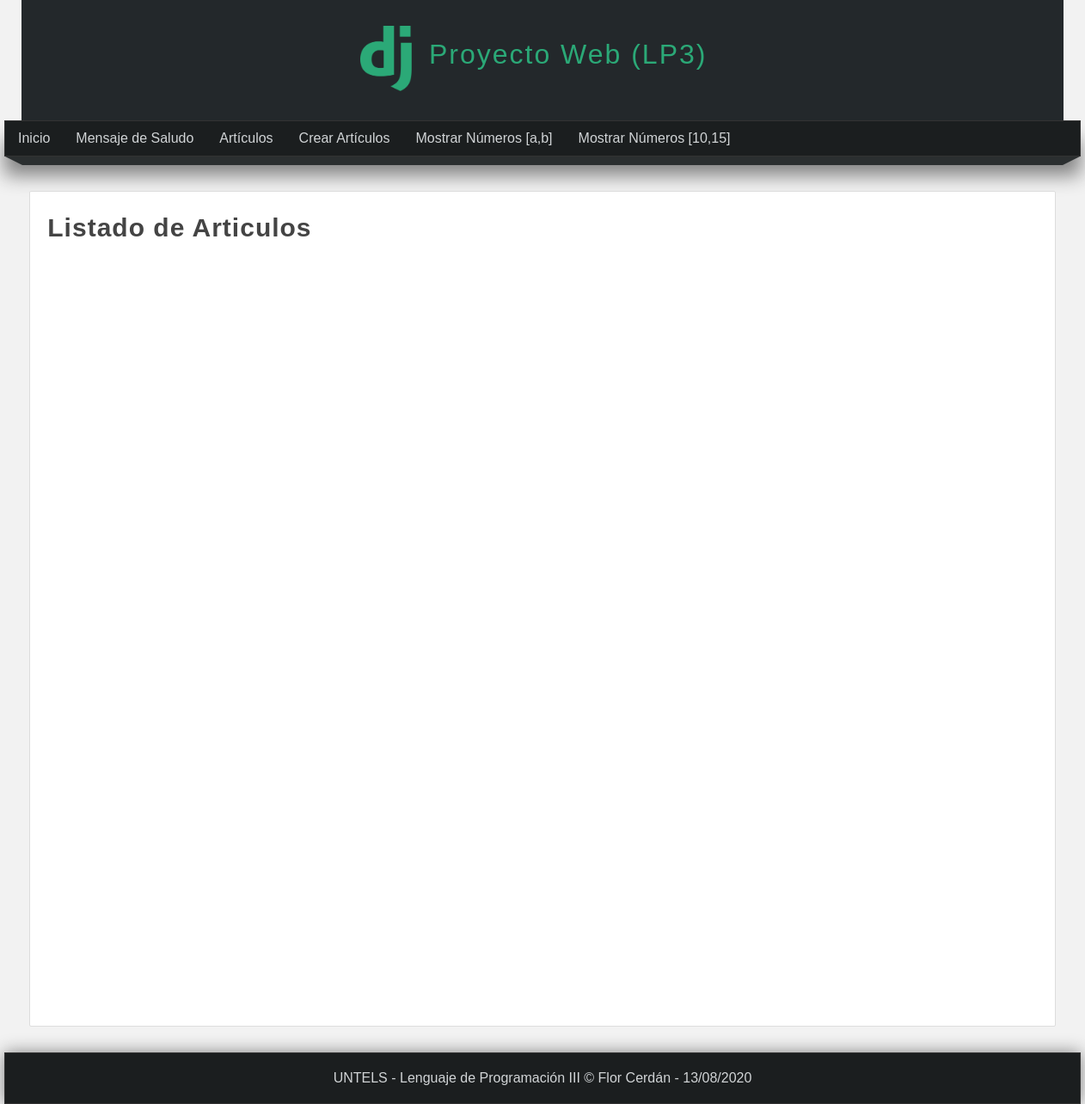
Before: /listar-articulos/ with the older database file.
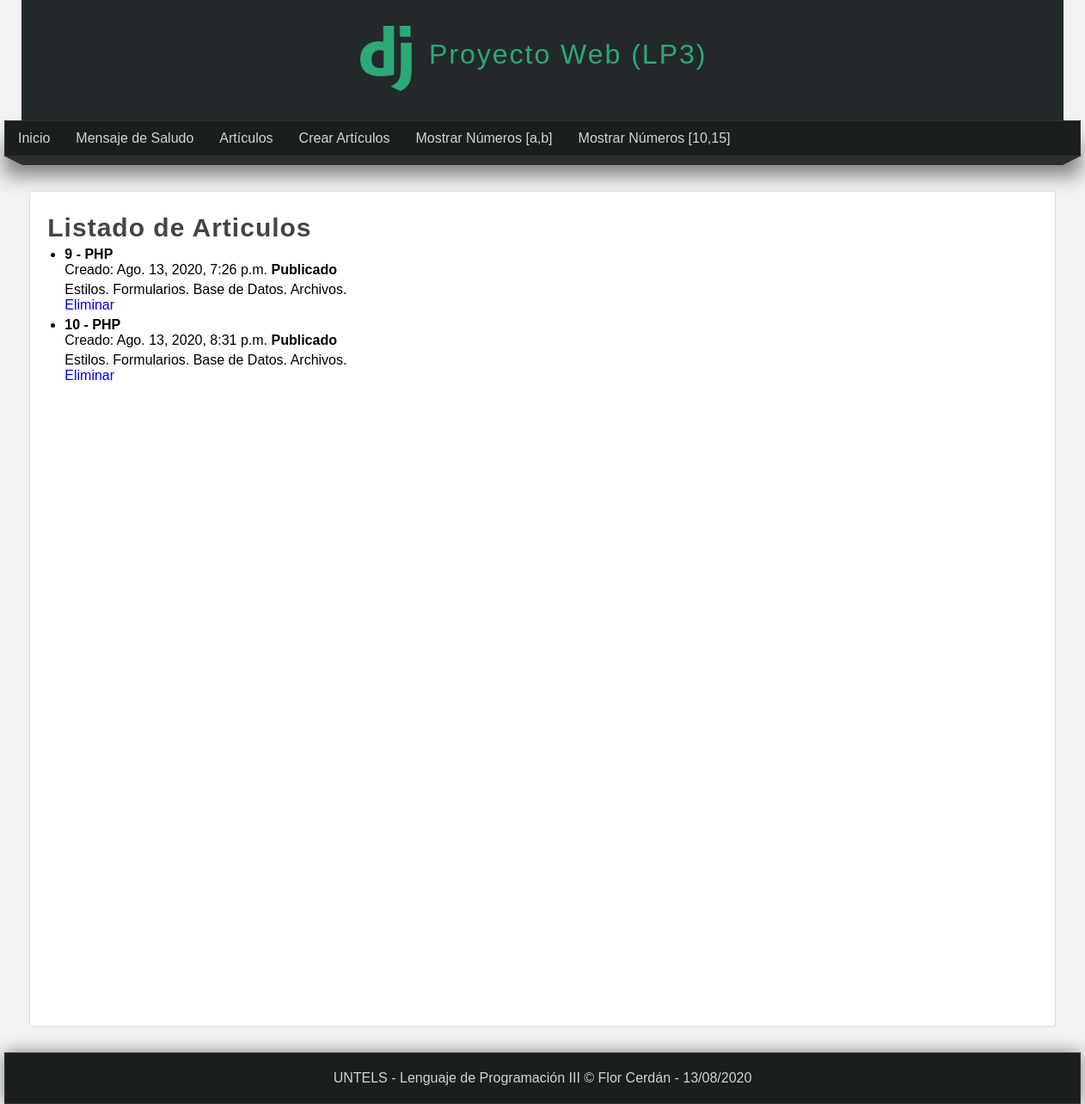
After: the same page with the newer database file.
### miapp/models.py (models this page shows)
class Articulo(models.Model):
    titulo = models.CharField(max_length=150)
    contenido = models.TextField()
    imagen = models.ImageField(default = 'null')
    publicado = models.BooleanField()
    creado = models.DateTimeField(auto_now_add=True)
    actualizado = models.DateTimeField(auto_now=True)

### miapp/views.py (the view)
# urls.py: path('listar-articulos/', views.listar_articulos, name="listar_articulos"),
def listar_articulos(request):
    articulos = Articulo.objects.filter(
        Q(titulo__contains="Java") | Q(titulo__contains="PHP")
    )
    return render(request,'listar_articulos.html',{
        'articulos': articulos,
        'titulo': 'Listado de Articulos'
    })

### miapp/templates/listar_articulos.html (shortened to what this page needs)
{% extends 'layout.html' %}
{% block content %}
    <h1 class="title">{{titulo}}</h1>
    <ul>
        {% for articulo in articulos %}
            <li>
                <h4>{{articulo.id}} - {{articulo.titulo}}</h4>
                <span>Creado: {{articulo.creado}} </span>
                {% if articulo.publicado %}
                    <strong>Publicado</strong>
                {% else %}
                    <strong>No Publicado/En Revisión</strong>
                {% endif %}
                <p>{{articulo.contenido}} <br>
                <a href="{% url 'eliminar_articulo' id=articulo.id %}">Eliminar</a>
                </p>
            </li>
        {% endfor %}
    </ul>
{% endblock %}

Changed rows visible on the page:
added Articulo: id "9", titulo "PHP", creado "Ago. 13, 2020, 7:26 p.m.", publicado "Publicado", contenido "Estilos. Formularios. Base de Datos. Archivos."
added Articulo: id "10", titulo "PHP", creado "Ago. 13, 2020, 8:31 p.m.", publicado "Publicado", contenido "Estilos. Formularios. Base de Datos. Archivos."
